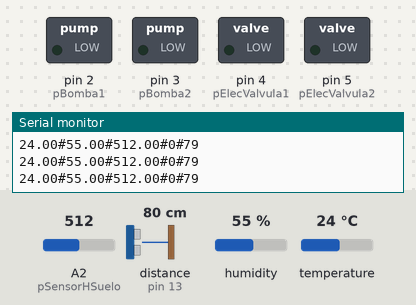
Simulated run of this sketch. Board: Arduino Leonardo, built with avr-gcc and run on an emulated ATmega32U4. On the bench: switched loads named in the sketch (green lamp = pin HIGH), the last lines printed to the serial monitor. Wiring (inferred from the names in the program): ultrasonic range finder: trigger pin 12; echo pin 13. The test bench sets the inputs (shaded band); at power-on: A2 (pSensorHSuelo) = 512, distance to the obstacle (sensor on pin 13) 80 cm, humidity 55 %, temperature 24 °C. The echo pulse lasts 58.3 µs per cm; pins used as bus, display or sensor lines are not drawn.

Above: at 6.3 s.
At 16.6 s:
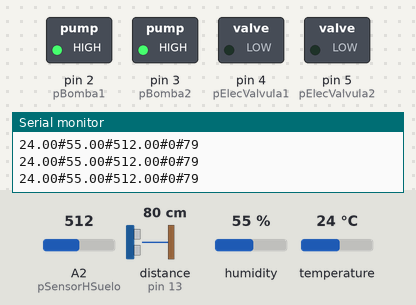
Timing chart, 0 to 28.0 s (numbered marks = the images above):
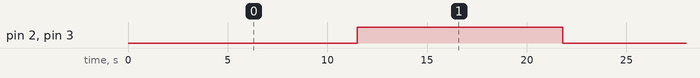

Measured:
- by itself, pin 2 (pBomba1), pin 3 (pBomba2): alternates HIGH for 10.3 s and LOW for 10.3 s

The sketch:

leonardo_sensores.ino
```cpp
#include <dht.h>


/*
Configuracion de pines
*/
#define pSonarPing 12
#define pSonarData 13
#define pDhtData A0
#define pSensorHSuelo A2
#define pSensorNivel A1

#define pBomba1 2
#define pBomba2 3
#define pElecValvula1 4
#define pElecValvula2 5

dht DHT;

/////////////////////////////////////////////////////////////////////
//Inicializar actuadores valvulas
/////////////////////////////////////////////////////////////////////
bool Llenado;
bool Vaciado;
int cuenta=0;

void InicializarActuadores() {
  pinMode(pBomba1,OUTPUT);
  pinMode(pBomba2,OUTPUT);
  pinMode(pElecValvula1,OUTPUT);
  pinMode(pElecValvula2,OUTPUT);
  Llenado=false;
  Vaciado=false;
}

void Bomba(int cual, bool activar) {
  int pin=0;
  switch(cual) {
    case 1:
      pin=pBomba1;
      break;
    case 2:
      pin=pBomba2;
      break;
   }
   if(activar) {
     digitalWrite(pin,HIGH);
     Vaciado=true;
   } else {
     digitalWrite(pin,LOW);
     Vaciado=false;
   }
}

void ElectroValvula(int cual, bool activar) {
  int pin=0;
  switch(cual) {
    case 1:
      pin=pElecValvula1;
      break;
    case 2:
      pin=pElecValvula2;
      break;
   }
   if(activar) {
     digitalWrite(pin,HIGH);
     Llenado=true;
   } else {
     digitalWrite(pin,LOW);
     Llenado=false;
   }
}

//////////////////////////////////////////////////////////////////////
// Parte para el sonar (NIVEL);
//////////////////////////////////////////////////////////////////////

void InicializarSonar() {
  //Establecemos el modo de cada ping
  pinMode(pSonarPing,OUTPUT);
  pinMode(pSonarData,INPUT);
}

long PulsoSonar() {
  long duracion;
  digitalWrite(pSonarPing,LOW);
  delayMicroseconds(2);
  //Mandamos el pulso y esperamos
  digitalWrite(pSonarPing,HIGH);
  delayMicroseconds(10);
  digitalWrite(pSonarPing,LOW);
  duracion=pulseIn(pSonarData,HIGH);
  return duracion;
}

long Distancia(long tiempoPulso) {
    return (tiempoPulso/2)/29.1;
}

float ObtenVs(float T) {
  //return sqrt(1.4*287*(T+273))*(100/3600000);
  return (331.4+(0.61*T))*0.1;
}

long DistanciaT(long tiempoPulso, float Temperatura) {
   float vs=ObtenVs(Temperatura);
  return (tiempoPulso/2)/vs;
}

void ImprimeNivel() {
  long tiempo=PulsoSonar();
  long distancia=Distancia(tiempo);
  Serial.print("Tiempo: ");
  Serial.print(tiempo);
  Serial.print(" s, Distancia: ");
  Serial.print(distancia);
  Serial.println(" cm");
}

long NivelCuba() {
  long tiempo=PulsoSonar();
  return Distancia(tiempo);
}
///////////////////////////////////////////////////////
// Sensor Humedad del suelo
///////////////////////////////////////////////////////

void InicializarHumedadSuelo() {
  //pinMode(pSensorHSuelo,INPUT);
}

float LeerPorcentajeHumedadSuelo() {
  long s=analogRead(pSensorHSuelo);
  return s;
}

void ImprimeHumedadSuelo() {
  Serial.print("Humedad suelo: ");
  Serial.print(LeerPorcentajeHumedadSuelo());
  Serial.println(" %");
}

///////////////////////////////////////////////////////
// Sensor Nivel agua
///////////////////////////////////////////////////////

void InicializarNivelAgua() {
  //pinMode(pSensorNivel,INPUT);
}

float LeeNivelAgua() {
  long val=analogRead(pSensorNivel);
  return val;
}

void ImprimeNivelAgua() {
  Serial.print("Nivel agua (sensor directo): ");
  Serial.println(LeeNivelAgua());
}

///////////////////////////////////////////////////////
//Sensor temperatura y humedad ambiente
///////////////////////////////////////////////////////

void InitTH() {
  DHT.read11(pDhtData);
}

float Temperatura() {
  return DHT.temperature;
}

float Humedad() {
  return DHT.humidity;
}

void ImprimeTH() {
  InitTH();
  Serial.print("Humedad ambiente: ");
  Serial.print(Humedad());
  Serial.print(" %, Temperatura: ");
  Serial.print(Temperatura());
  Serial.println(" ºC");
}

String obtenValoresTH() {
  InitTH();
  return String(Temperatura())+"#"+String(Humedad());
}

///Monta la cadena para transmitir al puerto serie
String cadenaSerie() {
  return obtenValoresTH()+"#"+String(LeerPorcentajeHumedadSuelo())+"#0#"+String(NivelCuba());
}

void setup() {
  //Abrimos el puerto serie
  Serial.begin(9600);
  Serial1.begin(9600);
  Serial.println("Configurando sensores");
  InicializarSonar();
  InicializarHumedadSuelo();
  InicializarNivelAgua();
  InicializarActuadores();
  delay(1200);
  Serial.println("Iniciando lectura sensores");
}


void loop() {
  // put your main code here, to run repeatedly:
//  ImprimeNivel();
//  ImprimeHumedadSuelo();
//  ImprimeNivelAgua();
//  ImprimeTH();
//  Serial.print("cuenta: ");
//  Serial.println(cuenta);
  if(cuenta==10) {
    Bomba(1,true);
    Bomba(2,true);
  }
  cuenta++;
  String cdsr1=cadenaSerie();
  Serial1.println(cdsr1);
  Serial.println(cdsr1);
  delay(1000);
  if(cuenta==20) {
    Bomba(1,false);
    Bomba(2,false);
    cuenta=0;
   }
}
```
